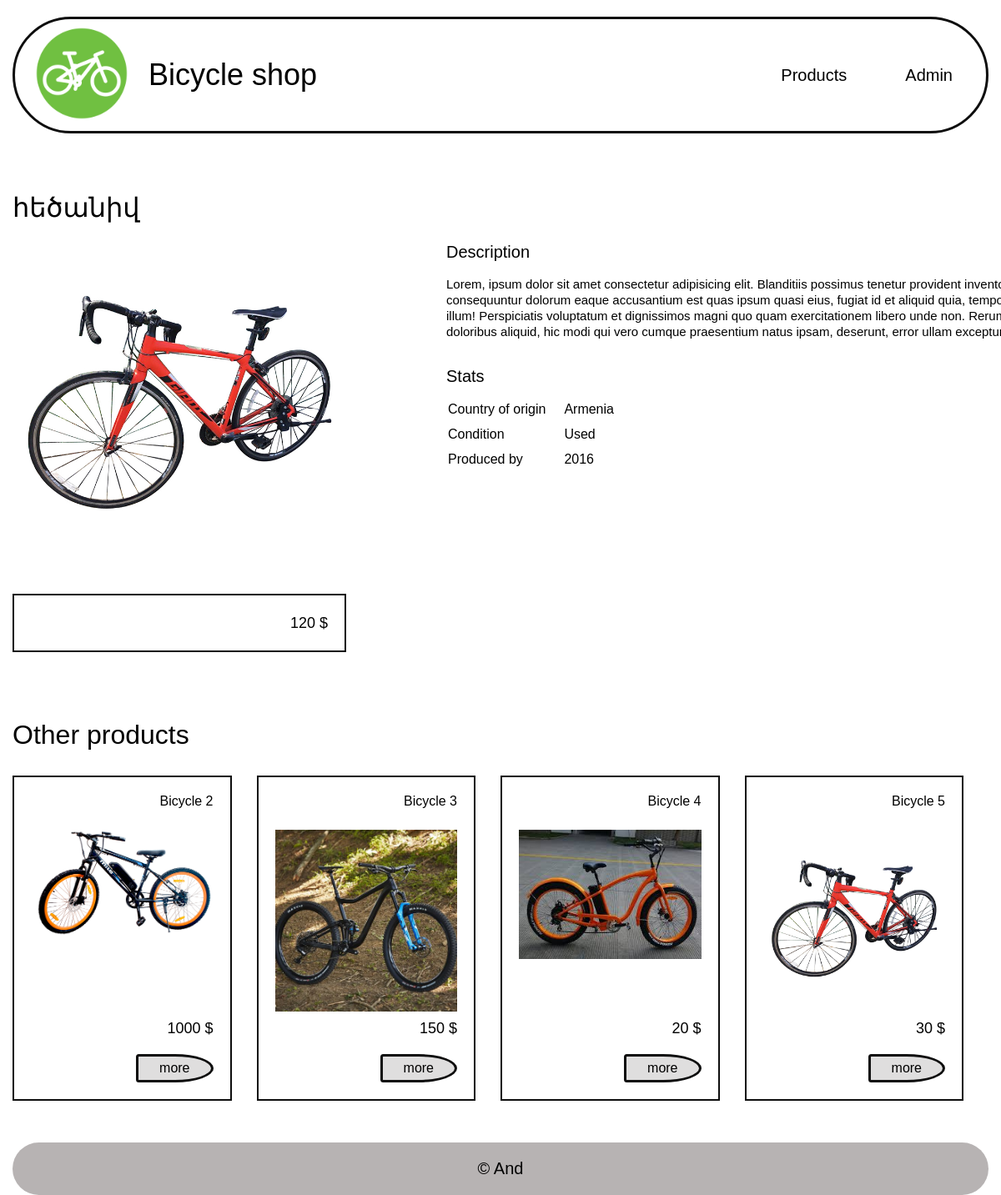
/product.php?id=28, run on an earlier commit of the app's database.
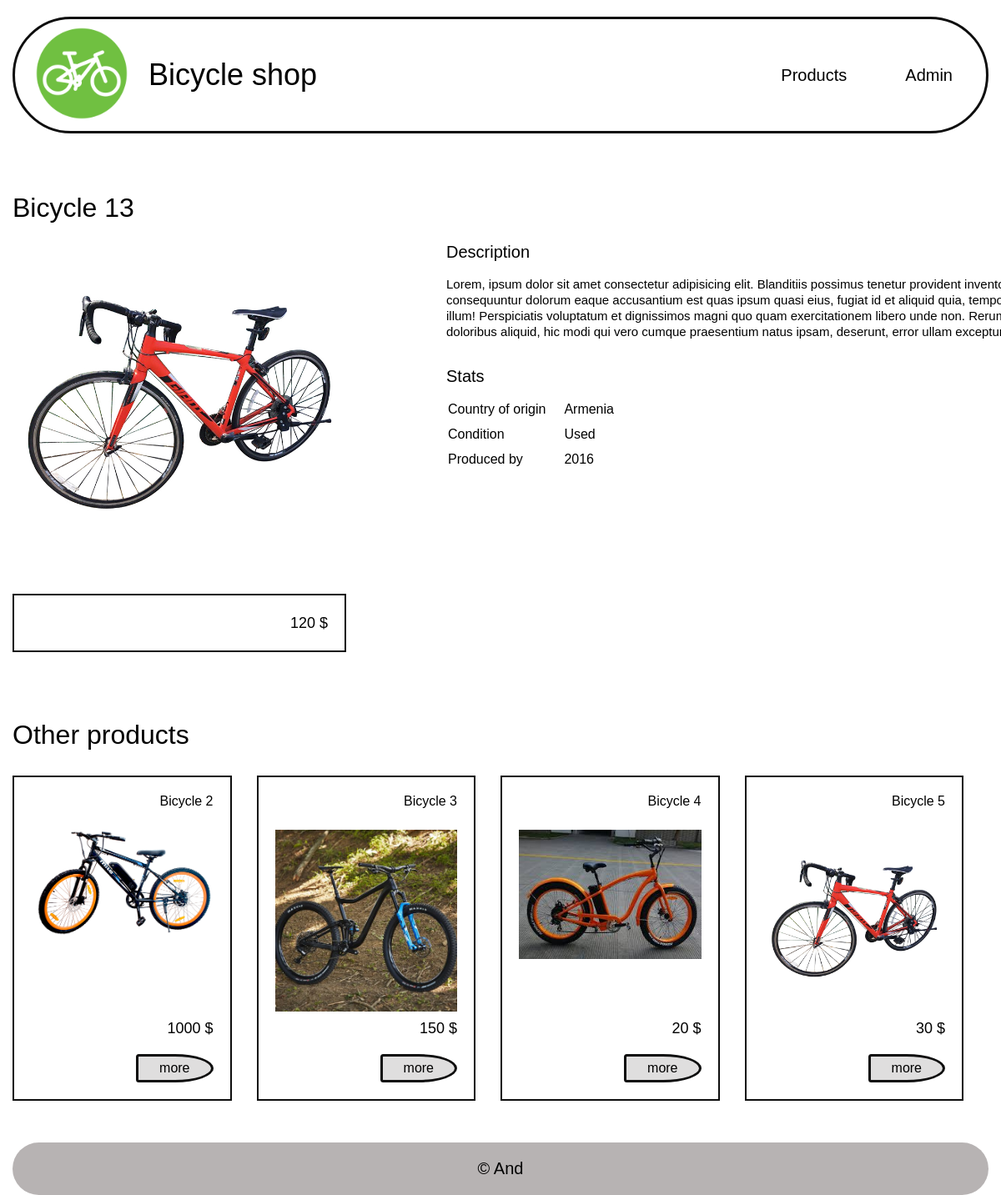
And on a later commit of the database.
### tables this page shows
CREATE TABLE `products` (
  `id` int(13) NOT NULL,
  `title` text NOT NULL,
  `image` text NOT NULL,
  `price` int(13) NOT NULL
);

### product.php (the view, shortened to what this page needs)
<!DOCTYPE html>
<html lang="ru">
<head>
	<link rel="stylesheet" href="css/style.css">
</head>
<body>
	<div class="wrapper">
		<?php
			require_once 'includes/header.php';
			require_once 'includes/connect.php';
			if ($connect) {
				$response = mysqli_query($connect, 'SELECT * FROM products WHERE id = ' . $_GET["id"]);
				$item = mysqli_fetch_assoc($response);
			}
		?>
		<section class="product">
			<div class='product__container container'>
				<h2 class="product__title"><?php echo $item['title']; ?></h2>
				<div class="product__inner">
					<div class="product__left">
						<img src="images/products/<?php echo $item['image']; ?>" alt="" class="product__img">
						<div class="product__price"><?php echo $item['price']; ?> $</div>
					</div>
					<div class="product__right">
						<h3 class="product__right-title">Description</h3>
						<p class="product__right-text">
							Lorem, ipsum dolor sit amet consectetur adipisicing elit. Blanditiis possimus tenetur provident inventore.
							Facilis consequuntur dolorum eaque accusantium est quas ipsum quasi eius, fugiat id et aliquid quia, tempora
							adipisci impedit illum! Perspiciatis voluptatum et dignissimos magni quo quam exercitationem libero unde non.
							Rerum incidunt maxime doloribus aliquid, hic modi qui vero cumque praesentium natus ipsam, deserunt, error
							ullam excepturi.
						</p>
						<div class="product__right-info">Stats</div>
						<table class="product__right-table">
							<tr class="product__right-row">
								<td class="product__right-item">Country of origin</td>
								<td class="product__right-item">Armenia</td>
							</tr>
							<tr class="product__right-row">
								<td class="product__right-item">Condition</td>
								<td class="product__right-item">Used</td>
							</tr>
							<tr class="product__right-row">
								<td class="product__right-item">Produced by</td>
								<td class="product__right-item">2016</td>
							</tr>
						</table>
					</div>
				</div>
				<div class="other-products">
					<h2 class="other-products__title">Other products</h2>
					<div class="other-products__inner">
						<?php
							if ($connect) :
								$response = mysqli_query($connect, 'SELECT * FROM products LIMIT 4');
								while ($item = mysqli_fetch_assoc($response)) : ?>
									<div class="other-products__item item">
										<h3 class="item__title"><?php echo $item['title']; ?></h3>
										<a href="product.php?id=<?php echo $item['id']; ?>" class="item__link">
											<img src="images/products/<?php echo $item['image']; ?>" alt="" class="item__img">
										</a>
										<div class="item__price"><?php echo $item['price']; ?> $</div>
										<a href="product.php?id=<?php echo $item['id']; ?>" class="item__btn">more</a>
									</div>
								<?php
									endwhile;
									endif;
								?>
					</div>
				</div>
			</div>
		</section>
		<?php require_once 'includes/footer.php'; ?>
	</div>
</body>
</html>

### includes/header.php (shortened to what this page needs)
<header class="header">
	<div class='header__container container'>
		<div class="header__inner">
			<a href="/" class="logo">
				<img src="/images/logo.png" alt="">
			</a>
			<h1 class="header__title">Bicycle shop</h1>
			<nav class="menu">
				<ul class="menu__list">
					<li class="menu__item">
						<a href="/" class="menu__link">Products</a>
					</li>
					<li class="menu__item">
						<a href="/admin" class="menu__link">Admin</a>
					</li>
				</ul>
			</nav>
		</div>
	</div>
</header>

### includes/footer.php
<footer class="footer">
	<div class='footer__container container'>
		<div class="footer__copy">
			© And
		</div>
	</div>
</footer>

### css/style.css (style rules this page uses)
*, *::before, *::after { -webkit-box-sizing: border-box; box-sizing: border-box; padding: 0; margin: 0; border: 0; }
ul, ol { list-style: none; }
img { max-width: 100%; }
h1, h2, h3, h4, h5, h6 { font-weight: inherit; font-size: inherit; }
a { color: inherit; text-decoration: none; }
body { font-family: "", sans-serif; }
.wrapper { overflow: hidden; }
.container { max-width: 1430px; padding: 0 15px; margin: 0 auto; }
.item { display: flex; flex-direction: column; align-items: flex-end; border: 2px solid #0e0e0e; }
.item__title { text-align: center; margin-bottom: 25px; }
.item__img { margin-bottom: 5px; }
.item__price { margin-top: auto; margin-bottom: 20px; font-size: 18px; }
.item__btn { display: inline-block; border: 3px solid #0e0e0e; background-color: #dfdede; padding: 5px 25px; border-top-left-radius: 7px; border-bottom-left-radius: 7px; border-top-right-radius: 100%; border-bottom-right-radius: 100%; }
.header__inner { display: -webkit-box; display: -ms-flexbox; display: flex; -webkit-box-align: center; -ms-flex-align: center; align-items: center; border: 3px solid #0e0e0e; border-radius: 100px; padding: 5px 20px; margin: 20px 0; }
.header__title { font-size: 36px; line-height: 46px; padding-right: 20px; }
.logo { max-width: 120px; margin-right: 20px; border-radius: 50%; z-index: 50; }
.menu { margin-left: auto; }
.menu__list { display: -webkit-box; display: -ms-flexbox; display: flex; font-size: 20px; }
.menu__item { margin-right: 30px; }
.menu__item:last-child { margin-right: 0; }
.menu__link { display: inline-block; padding: 10px 20px; border-radius: 100px; -webkit-transition: all 0.3s ease-in-out 0s; -o-transition: all 0.3s ease-in-out 0s; transition: all 0.3s ease-in-out 0s; }
.footer__copy { background-color: rgba(153, 147, 147, 0.7); font-size: 20px; text-align: center; padding: 20px; border-radius: 100px; }
.product { padding: 50px 0; }
.product__inner { display: -webkit-box; display: -ms-flexbox; display: flex; margin-bottom: 80px; }
.product__left { padding-right: 120px; -webkit-box-flex: 0; -ms-flex: 0 0 30%; flex: 0 0 30%; }
.product__title { font-size: 32px; line-height: 38px; margin-bottom: 20px; }
.product__img { max-width: 400px; margin-bottom: 20px; }
.product__price { border: 2px solid #0e0e0e; font-size: 18px; line-height: 26px; text-align: right; padding: 20px; }
.product__right { -webkit-box-flex: 0; -ms-flex: 0 0 70%; flex: 0 0 70%; max-width: 800px; }
.product__right-title { font-size: 20px; line-height: 28px; margin-bottom: 15px; }
.product__right-text { font-size: 15px; line-height: 19px; margin-bottom: 30px; }
.product__right-info { font-size: 20px; line-height: 28px; margin-bottom: 15px; }
.product__right-item { padding-right: 20px; padding-bottom: 10px; }
.product__right-item:nth-child(2n) { padding-right: 0; }
.other-products__title { font-size: 32px; line-height: 38px; margin-bottom: 30px; }
.other-products__inner { display: -webkit-box; display: -ms-flexbox; display: flex; }
.other-products__item { width: 300px; margin-right: 30px; padding: 20px; }

What changed in the data, as far as the page shows it:
changed products: title "հեծանիվ" → "Bicycle 13"
